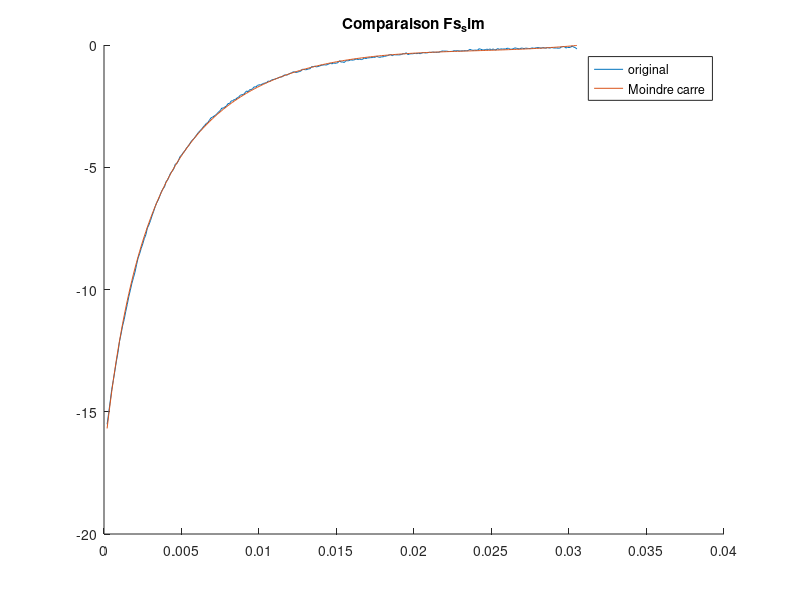
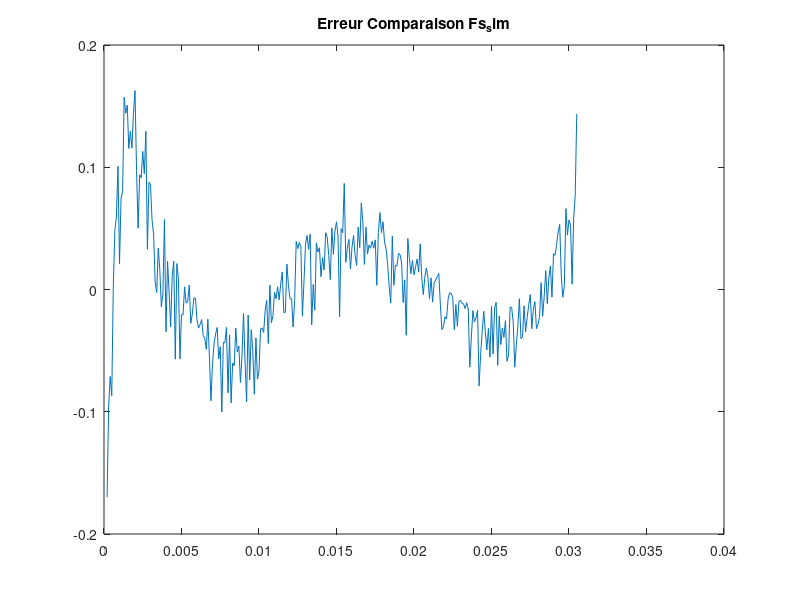

These figures' MATLAB source, in order:
%% Force magn�tique

clc
clear all
close all

load('ACT_Fe_attraction.mat');
load('ACT_Fs');
% Array to choose the displayed figures ; a one in the position displays
%Figure  1 2 3 4 5 6 7 8 9 
plots = [0 1 1 0 0 0 0 0 0];

%figures 1 : Original data
if plots(1)
    figure()
    plot (z_m1A , Fe_m1A)
    figure()
    plot (z_m2A , Fe_m2A)
    figure()
    plot (z_pos, Fs)
end
    
%Building the P matrix and the Y vector
% Here we try to find the best value for the offset by iteration
tolerance = 1e-10;
maxiter = 1e4;
alpha = 0.0001; % step size
i = 0;
offset = 7; % After tests, the best offset is after 7 and before 8
last_error = 1000;

while i < maxiter
    P = [ones(size(z_pos)) z_pos z_pos.^2 z_pos.^3];
    Y = -1./(offset - Fs);
    A = pinv(P)*Y;

    %Evaluating the sim to verify
    Fs_sim = offset + 1./(A(1) + A(2).*z_pos + A(3).*z_pos.^2 + A(4).*z_pos.^3);
    
    % Compute error
    error = sqrt(mean((Fs_sim - Fs).^2));
    
    if last_error - error <= tolerance
        break
    end
    
    last_error = error;
    offset = offset + alpha;
    i = i + 1;
end

% Clear useless variables
clear alpha error last_error maxiter i tolerance

% Figure 2 : Original vs sim
if plots(2)
    figure()
    hold on
    plot (z_pos, Fs)
    plot(z_pos,Fs_sim)
    title('Comparaison Fs_sim')
    legend('original','Moindre carre')
    hold off
end

% Figure 2 : Original vs sim error
if plots(3)
    figure()
    plot (z_pos, Fs_sim - Fs)
    title('Erreur Comparaison Fs_sim')
end

%% Actionneur

clc
clear all
close all

load('capteur.mat');

% Array to choose the displayed figures ; a one in the position displays
%Figure  1 2 3 4 5 6 7 8 9 
plots = [1 1 1 0 0 0 0 0 0];

%figures 1 : Original data
if plots(1)

end



